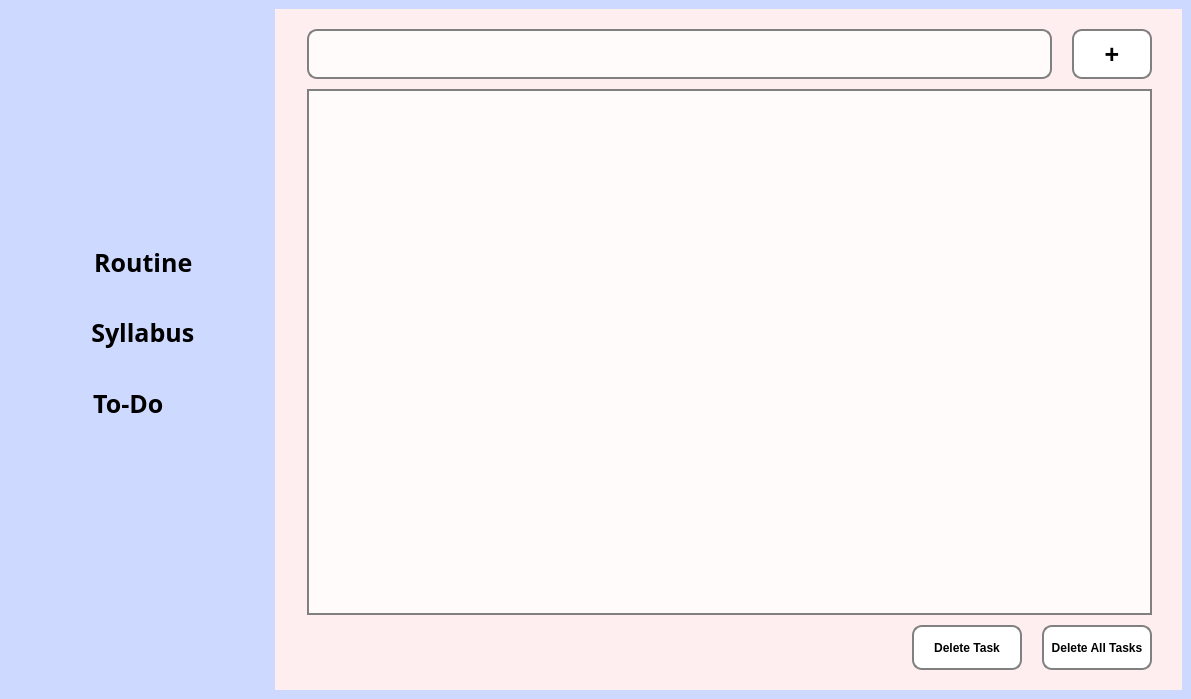
<?xml version="1.0" encoding="UTF-8"?>
<ui version="4.0">
 <class>MainWindow</class>
 <widget class="QMainWindow" name="MainWindow">
  <property name="geometry">
   <rect>
    <x>0</x>
    <y>0</y>
    <width>1191</width>
    <height>699</height>
   </rect>
  </property>
  <property name="windowTitle">
   <string>Academic Planner</string>
  </property>
  <property name="windowIcon">
   <iconset resource="images.qrc">
    <normaloff>:/resoruces/logos/routineicon.png</normaloff>:/resoruces/logos/routineicon.png</iconset>
  </property>
  <widget class="QWidget" name="centralwidget">
   <property name="styleSheet">
    <string notr="true">background-color:rgb(206, 217, 255);
</string>
   </property>
   <layout class="QHBoxLayout" name="horizontalLayout_5">
    <item>
     <layout class="QHBoxLayout" name="horizontalLayout_3">
      <item>
       <widget class="QWidget" name="sidebar" native="true">
        <property name="sizePolicy">
         <sizepolicy hsizetype="MinimumExpanding" vsizetype="Maximum">
          <horstretch>0</horstretch>
          <verstretch>0</verstretch>
         </sizepolicy>
        </property>
        <property name="maximumSize">
         <size>
          <width>250</width>
          <height>10000</height>
         </size>
        </property>
        <property name="layoutDirection">
         <enum>Qt::LayoutDirection::LeftToRight</enum>
        </property>
        <property name="styleSheet">
         <string notr="true">QWidget{
	background-color:rgb(206, 217, 255)
}</string>
        </property>
        <layout class="QVBoxLayout" name="verticalLayout_3">
         <property name="leftMargin">
          <number>4</number>
         </property>
         <property name="topMargin">
          <number>4</number>
         </property>
         <property name="rightMargin">
          <number>4</number>
         </property>
         <property name="bottomMargin">
          <number>4</number>
         </property>
         <item>
          <layout class="QHBoxLayout" name="horizontalLayout">
           <property name="spacing">
            <number>20</number>
           </property>
           <property name="topMargin">
            <number>30</number>
           </property>
           <property name="bottomMargin">
            <number>30</number>
           </property>
           <item>
            <spacer name="horizontalSpacer">
             <property name="orientation">
              <enum>Qt::Orientation::Horizontal</enum>
             </property>
             <property name="sizeHint" stdset="0">
              <size>
               <width>24</width>
               <height>20</height>
              </size>
             </property>
            </spacer>
           </item>
           <item>
            <widget class="QLabel" name="label_2">
             <property name="minimumSize">
              <size>
               <width>50</width>
               <height>50</height>
              </size>
             </property>
             <property name="maximumSize">
              <size>
               <width>50</width>
               <height>50</height>
              </size>
             </property>
             <property name="styleSheet">
              <string notr="true">color:black
</string>
             </property>
             <property name="text">
              <string/>
             </property>
             <property name="pixmap">
              <pixmap resource="images.qrc">:/resoruces/logos/routineicon.png</pixmap>
             </property>
             <property name="scaledContents">
              <bool>true</bool>
             </property>
            </widget>
           </item>
           <item>
            <spacer name="horizontalSpacer_2">
             <property name="orientation">
              <enum>Qt::Orientation::Horizontal</enum>
             </property>
             <property name="sizeHint" stdset="0">
              <size>
               <width>32</width>
               <height>20</height>
              </size>
             </property>
            </spacer>
           </item>
          </layout>
         </item>
         <item>
          <layout class="QVBoxLayout" name="verticalLayout">
           <property name="spacing">
            <number>22</number>
           </property>
           <property name="topMargin">
            <number>10</number>
           </property>
           <item>
            <spacer name="verticalSpacer_2">
             <property name="orientation">
              <enum>Qt::Orientation::Vertical</enum>
             </property>
             <property name="sizeType">
              <enum>QSizePolicy::Policy::Fixed</enum>
             </property>
             <property name="sizeHint" stdset="0">
              <size>
               <width>20</width>
               <height>100</height>
              </size>
             </property>
            </spacer>
           </item>
           <item>
            <widget class="QPushButton" name="RoutineBut">
             <property name="minimumSize">
              <size>
               <width>30</width>
               <height>20</height>
              </size>
             </property>
             <property name="font">
              <font>
               <family>Algerian</family>
               <pointsize>-1</pointsize>
               <italic>false</italic>
               <bold>true</bold>
              </font>
             </property>
             <property name="styleSheet">
              <string notr="true">QPushButton{
	font-size:25px;
	padding:6px;
	border:none;
	text-align:center;
	font:bold;
	color:black;
	padding-left:18px;
	border-radius:16px;
}
QPushButton:checked{
	background-color:rgb(254, 255, 244);
	color:rgb(43, 48, 44)
}</string>
             </property>
             <property name="text">
              <string> Routine</string>
             </property>
             <property name="icon">
              <iconset resource="images.qrc">
               <normaloff>:/resoruces/logos/tableicon.png</normaloff>:/resoruces/logos/tableicon.png</iconset>
             </property>
             <property name="iconSize">
              <size>
               <width>38</width>
               <height>38</height>
              </size>
             </property>
             <property name="checkable">
              <bool>true</bool>
             </property>
             <property name="autoExclusive">
              <bool>true</bool>
             </property>
            </widget>
           </item>
           <item>
            <widget class="QPushButton" name="SyllabusBut">
             <property name="minimumSize">
              <size>
               <width>30</width>
               <height>20</height>
              </size>
             </property>
             <property name="font">
              <font>
               <family>Algerian</family>
               <pointsize>-1</pointsize>
               <italic>false</italic>
               <bold>true</bold>
              </font>
             </property>
             <property name="styleSheet">
              <string notr="true">QPushButton{
	font-size: 25px;
	padding:7px;
	border:none;
	text-align:center;
	font:bold;
	color:black;
	padding-left:18px;
	border-radius:16px;
}
QPushButton:checked{
	background-color:rgb(254, 255, 244);
	color:rgb(43, 48, 44)
}</string>
             </property>
             <property name="text">
              <string> Syllabus</string>
             </property>
             <property name="icon">
              <iconset resource="images.qrc">
               <normaloff>:/resoruces/logos/syllabusicon.png</normaloff>:/resoruces/logos/syllabusicon.png</iconset>
             </property>
             <property name="iconSize">
              <size>
               <width>34</width>
               <height>34</height>
              </size>
             </property>
             <property name="checkable">
              <bool>true</bool>
             </property>
             <property name="autoExclusive">
              <bool>true</bool>
             </property>
            </widget>
           </item>
           <item>
            <widget class="QPushButton" name="ToDoBut">
             <property name="minimumSize">
              <size>
               <width>40</width>
               <height>30</height>
              </size>
             </property>
             <property name="font">
              <font>
               <family>Algerian</family>
               <pointsize>-1</pointsize>
               <italic>false</italic>
               <bold>true</bold>
              </font>
             </property>
             <property name="styleSheet">
              <string notr="true">QPushButton{
	font-size: 25px;
	padding:7px;
	border:none;
	text-align:center;
	font:bold;
	color:black;
	padding-right: 25px;
	border-radius:16px;
}
QPushButton:checked{
	background-color:rgb(254, 255, 244);
	color:rgb(43, 48, 44)
}</string>
             </property>
             <property name="text">
              <string> To-Do</string>
             </property>
             <property name="icon">
              <iconset resource="images.qrc">
               <normaloff>:/resoruces/logos/todolisticon.png</normaloff>:/resoruces/logos/todolisticon.png</iconset>
             </property>
             <property name="iconSize">
              <size>
               <width>34</width>
               <height>34</height>
              </size>
             </property>
             <property name="checkable">
              <bool>true</bool>
             </property>
             <property name="autoExclusive">
              <bool>true</bool>
             </property>
            </widget>
           </item>
           <item>
            <spacer name="verticalSpacer">
             <property name="orientation">
              <enum>Qt::Orientation::Vertical</enum>
             </property>
             <property name="sizeHint" stdset="0">
              <size>
               <width>20</width>
               <height>40</height>
              </size>
             </property>
            </spacer>
           </item>
          </layout>
         </item>
        </layout>
       </widget>
      </item>
      <item>
       <widget class="QStackedWidget" name="stackedWidget">
        <property name="styleSheet">
         <string notr="true">QWidget{
margin-left: 10px;
color: black;
background-color:rgb(255, 238, 239);
}</string>
        </property>
        <property name="currentIndex">
         <number>1</number>
        </property>
        <widget class="QWidget" name="RoutinePage"/>
        <widget class="QWidget" name="ToDoPage">
         <layout class="QVBoxLayout" name="verticalLayout_2">
          <property name="spacing">
           <number>10</number>
          </property>
          <property name="leftMargin">
           <number>22</number>
          </property>
          <property name="topMargin">
           <number>20</number>
          </property>
          <property name="rightMargin">
           <number>30</number>
          </property>
          <property name="bottomMargin">
           <number>20</number>
          </property>
          <item>
           <layout class="QHBoxLayout" name="horizontalLayout_4">
            <item>
             <widget class="QLineEdit" name="tasktextbox">
              <property name="minimumSize">
               <size>
                <width>300</width>
                <height>50</height>
               </size>
              </property>
              <property name="font">
               <font>
                <family>Arial Black</family>
                <pointsize>10</pointsize>
                <bold>true</bold>
               </font>
              </property>
              <property name="styleSheet">
               <string notr="true">QLineEdit{
background:rgb(255, 251, 251);
border: 2px solid gray;
 border-radius: 10px;
}</string>
              </property>
             </widget>
            </item>
            <item>
             <widget class="QPushButton" name="AddTaskBut">
              <property name="minimumSize">
               <size>
                <width>90</width>
                <height>50</height>
               </size>
              </property>
              <property name="styleSheet">
               <string notr="true">border: 2px solid gray;
border-radius: 10px;
background-color:rgb(255, 255, 255);
font:bold;
color:black;
font-size: 25px;

</string>
              </property>
              <property name="text">
               <string>+</string>
              </property>
             </widget>
            </item>
           </layout>
          </item>
          <item>
           <widget class="QListWidget" name="listWidget">
            <property name="font">
             <font>
              <family>Arial Black</family>
              <pointsize>10</pointsize>
              <bold>true</bold>
             </font>
            </property>
            <property name="styleSheet">
             <string notr="true">QListWidget{
padding-top:10px;
padding-left:10px;
background:rgb(255, 251, 251);
border: 2px solid gray;
}</string>
            </property>
           </widget>
          </item>
          <item>
           <layout class="QHBoxLayout" name="horizontalLayout_2">
            <item>
             <spacer name="horizontalSpacer_3">
              <property name="orientation">
               <enum>Qt::Orientation::Horizontal</enum>
              </property>
              <property name="sizeHint" stdset="0">
               <size>
                <width>40</width>
                <height>20</height>
               </size>
              </property>
             </spacer>
            </item>
            <item>
             <widget class="QPushButton" name="DeleteTaskBut">
              <property name="minimumSize">
               <size>
                <width>120</width>
                <height>45</height>
               </size>
              </property>
              <property name="maximumSize">
               <size>
                <width>1000</width>
                <height>800</height>
               </size>
              </property>
              <property name="styleSheet">
               <string notr="true">border: 2px solid gray;
border-radius: 10px;
background-color:rgb(255, 255, 255);
font:bold;
color:black;
</string>
              </property>
              <property name="text">
               <string>Delete Task</string>
              </property>
             </widget>
            </item>
            <item>
             <widget class="QPushButton" name="DeleteAllTasksBut">
              <property name="minimumSize">
               <size>
                <width>120</width>
                <height>45</height>
               </size>
              </property>
              <property name="maximumSize">
               <size>
                <width>1000</width>
                <height>800</height>
               </size>
              </property>
              <property name="styleSheet">
               <string notr="true">border: 2px solid gray;
border-radius: 10px;
background-color:rgb(255, 255, 255);
font:bold;
color:black;
</string>
              </property>
              <property name="text">
               <string>Delete All Tasks</string>
              </property>
             </widget>
            </item>
           </layout>
          </item>
         </layout>
        </widget>
        <widget class="QWidget" name="page"/>
        <widget class="QWidget" name="SyllabusPage"/>
        <widget class="QWidget" name="page_2"/>
       </widget>
      </item>
     </layout>
    </item>
   </layout>
  </widget>
 </widget>
 <resources>
  <include location="images.qrc"/>
 </resources>
 <connections/>
</ui>
